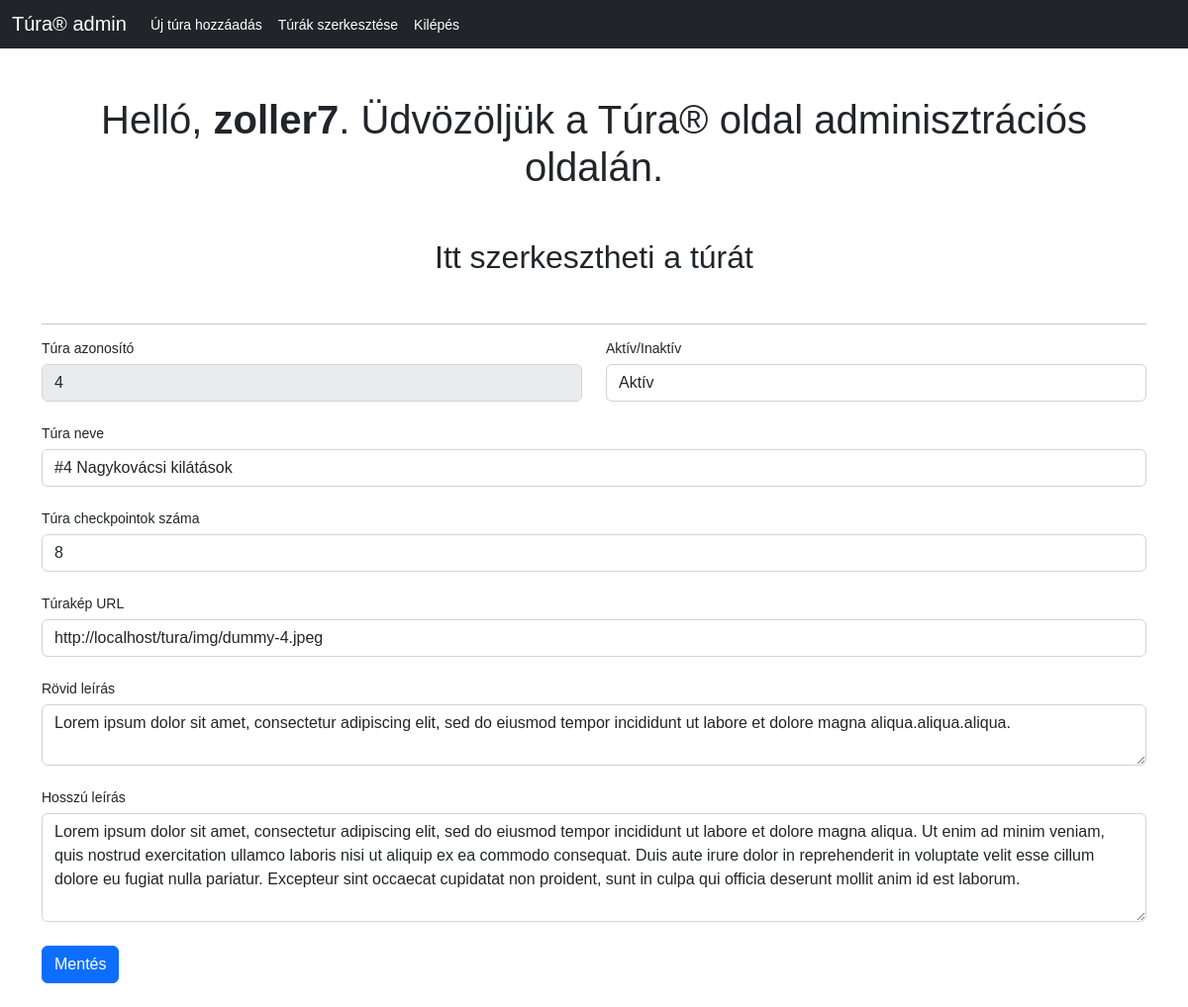
/admin/edit-trip.php?id=4 (signed in), run on the app's committed database.
### tables this page shows
CREATE TABLE `trips` (
  `trip_id` int(11) NOT NULL AUTO_INCREMENT,
  `trip_active` tinyint(1) DEFAULT NULL,
  `trip_name` varchar(50) NOT NULL,
  `trip_checkpoints` int(11) NOT NULL,
  `trip_pic` varchar(80) NOT NULL,
  `trip_shortdesc` varchar(256) NOT NULL,
  `trip_longdesc` varchar(1024) NOT NULL,
  `created_at` datetime DEFAULT current_timestamp(),
  PRIMARY KEY (`trip_id`)
);

### admin/edit-trip.php (the view, shortened to what this page needs)
<?php
$tripId = $_GET['id'];
$sql = 'SELECT * from trips WHERE trip_id=' . $tripId ;
$connection = mysqli_connect(DB_SERVER, DB_USERNAME, DB_PASSWORD, DB_NAME);
$result = mysqli_query($connection, $sql);
$trip =  mysqli_fetch_assoc($result);
?>
<!DOCTYPE html>
<html lang="en">
   <head>
      <link href="https://cdn.jsdelivr.net/npm/bootstrap@5.2.3/dist/css/bootstrap.min.css" rel="stylesheet"
>
   </head>
   <body>
      <?php include('../templates/admin-menu.php') ?>
      <div class="container">
        <h1 class="my-5">Helló,
            <b><?php echo htmlspecialchars($_SESSION["username"]); ?></b>. Üdvözöljük a Túra® oldal adminisztrációs oldalán.
        </h1>
        <h2 class="my-5">Itt szerkesztheti a túrát</h2>
        <hr>
        <form action="" method="POST">
            <div class="row mb-4">
                <div class="col">
                <div class="form-group">
                    <label class="form-label" for="trip_id">Túra azonosító</label>
                    <input type="text" name="trip_id" id="trip_id" class="form-control" value="<?php print($trip["trip_id"]);?>" disabled />
                </div>
                </div>
                <div class="col">
                <div class="form-group">
                    <label class="form-label" for="trip_active">Aktív/Inaktív</label>
                    <select class="form-control" name="trip_active" id="trip_active">
                        <option value="1" <?php print ($trip["trip_active"] === '1') ? "selected" : ""; ?> id="trip_active-0">Aktív</option>
                    </select>
                </div>
                </div>
            </div>
            <div class="form-group mb-4">
                <label class="form-label" for="trip_name">Túra neve</label>
                <input type="text" name="trip_name" id="trip_name" class="form-control" value="<?php print($trip["trip_name"]);?>" />
            </div>
                <div class="form-group mb-4">
                <label class="form-label" for="trip_checkpoints">Túra checkpointok száma</label>
                <input type="number" name="trip_checkpoints" id="trip_checkpoints" min="1" max="10" step="1" class="form-control" value="<?php print($trip["trip_checkpoints"]);?>" />
            </div>
            <div class="form-group mb-4">
                <label class="form-label" for="trip_pic">Túrakép URL</label>
                <input type="text" name="trip_pic" id="trip_pic" class="form-control" value="<?php print($trip["trip_pic"]);?>" />
            </div>
            <div class="form-group mb-4">
            <label class="form-label" for="trip_shortdesc">Rövid leírás</label>
                <textarea class="form-control" name="trip_shortdesc" id="trip_shortdesc" rows="2"><?php print($trip["trip_shortdesc"]);?></textarea>
            </div>
            <div class="form-group mb-4">
            <label class="form-label" for="trip_shortdesc">Hosszú leírás</label>
                <textarea class="form-control" name="trip_longdesc" id="trip_longdesc" rows="4"><?php print($trip["trip_longdesc"]);?></textarea>
            </div>
            <button type="submit" name="save_trip" class="btn btn-primary btn-block mb-4">Mentés</button>
        </form>
      </div>
   </body>
</html>

### admin/edit-trip.php (style rules this page uses)
body { font: 14px sans-serif; }
h1,h2 { text-align: center; }

### data on the page
trips: trip_id "4", trip_active "Aktív", trip_name "#4 Nagykovácsi kilátások", trip_checkpoints "8", trip_pic "http://localhost/tura/img/dummy-4.jpeg", trip_shortdesc "Lorem ipsum dolor sit amet, consectetur adipiscing elit, sed do eiusmod tempor incididunt ut labore et dolore magna aliqua.aliqua.aliqua.", trip_longdesc "Lorem ipsum dolor sit amet, consectetur adipiscing elit, sed do eiusmod tempor incididunt ut labore et dolore magna aliqua. Ut enim ad minim veniam, quis nostrud exercitation ullamco laboris nisi ut aliquip ex ea commodo consequat. Duis aute irure dolor in reprehenderit in voluptate velit esse cillum dolore eu fugiat nulla pariatur. Excepteur sint occaecat cupidatat non proident, sunt in culpa qui officia deserunt mollit anim id est laborum."

### other printed values
$_SESSION["username"] "zoller7"
